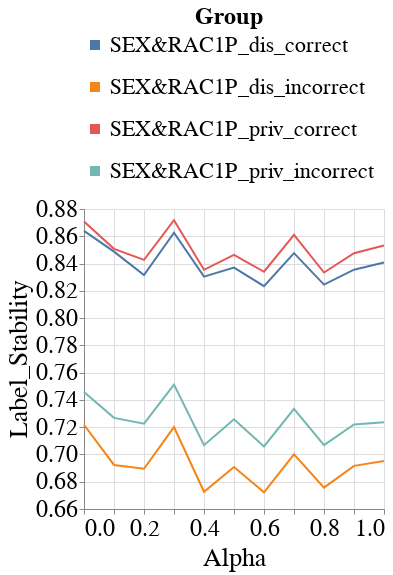

The notebook cell saved with this chart:
### Code cell
visualizer.create_line_bands_per_group_metric_plot(model_name=MODEL_NAMES[0],
                                                   group_metric='Label_Stability',
                                                   group='SEX&RAC1P',
                                                   metric_type='subgroup')

### Figure 1 — Vega-Lite specification as saved in the notebook (floating-point values rounded to 4 significant figures; data arrays with more than 128 entries replaced by an {"elided": "..."} marker saying what was removed)
{"config": {"view": {"continuousWidth": 400, "continuousHeight": 300}, "axis": {"labelFontSize": 24, "labelFontWeight": "normal", "titleFontSize": 26, "titleFontWeight": "normal"}, "legend": {"columns": 1, "direction": "horizontal", "labelFontSize": 22, "labelLimit": 300, "orient": "top", "symbolStrokeWidth": 10, "titleAnchor": "middle", "titleFontSize": 24, "titleLimit": 300}, "title": {"fontSize": 22}}, "data": {"name": "data-458b8ffd25816463c97ec1d5ea16f298"}, "mark": "line", "encoding": {"color": {"field": "Group", "type": "nominal"}, "x": {"field": "Intervention_Param", "title": "Alpha", "type": "quantitative"}, "y": {"aggregate": "mean", "field": "Metric_Value", "scale": {"zero": false}, "title": "Label_Stability", "type": "quantitative"}}, "height": 300, "width": 300, "$schema": "https://vega.github.io/schema/vega-lite/v4.17.0.json", "datasets": {"data-458b8ffd25816463c97ec1d5ea16f298": {"elided": "264 records"}}}
